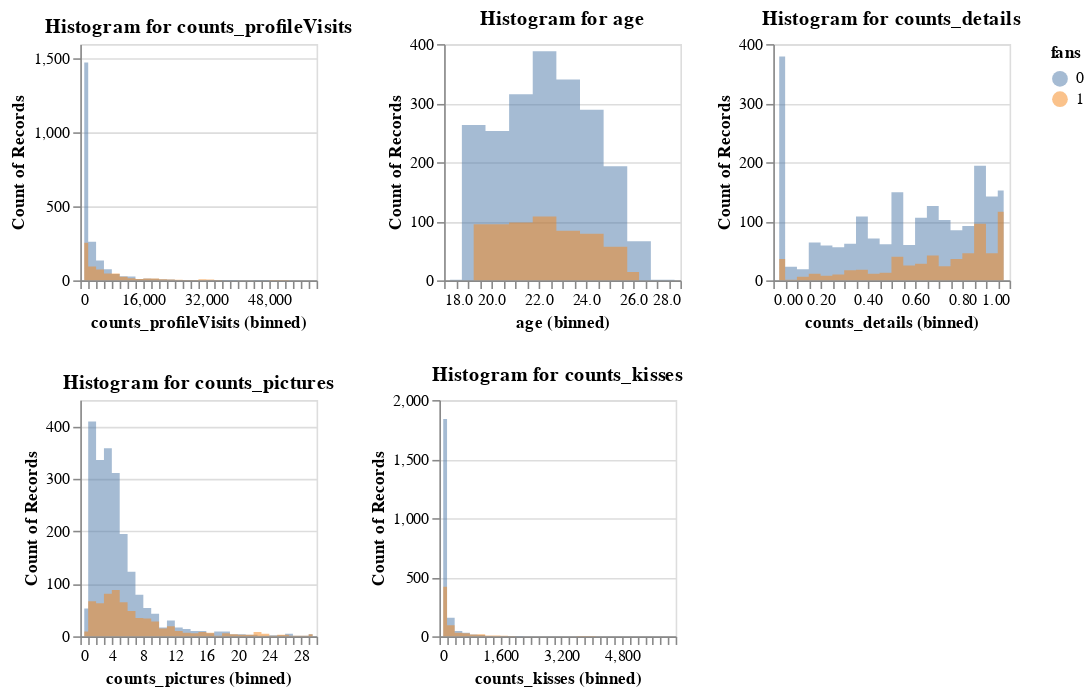

Notebook code for this chart:
### Markdown cell above
Die deskriptive Statistik bietet bereits einige interessante Einblicke in die vorliegenden Daten. Insbesondere in Bezug auf die Variable "Alter" (age) fällt auf, dass die Profile mit und ohne Fans nur geringfügige Unterschiede aufweisen. Dies legt nahe, dass es wahrscheinlich keine starke Beziehung zwischen dieser Variable und der Anzahl der Fans gibt.

Ein anderes Bild ergibt sich jedoch bei den Variablen "Profilbesuche" (counts_profileVisits), "Detailansichten" (counts_details) und "Küsse" (counts_kisses). Hier ist die Verteilung der Daten deutlich unterschiedlich zwischen den beiden Gruppen von Profilen. Diese Unterschiede legen nahe, dass diese Variablen potenziell als Vorhersagevariablen in Betracht gezogen werden können, um die Wahrscheinlichkeit von Profilen mit Fans gegenüber Profilen ohne Fans zu erklären.

Eine ähnliche, wenn auch weniger ausgeprägte, ungleiche Verteilung zeigt sich auch bei der Variable "Anzahl der Bilder" (counts_pictures). Obwohl die Unterschiede hier nicht so stark ausgeprägt sind wie bei den zuvor genannten Variablen, könnten sie dennoch zur Erklärung von Unterschieden zwischen den beiden Gruppen beitragen.

Insgesamt deuten diese deskriptiven Beobachtungen darauf hin, dass bestimmte Merkmale der Profile, insbesondere die Anzahl der Profilbesuche, Detailansichten, Küsse und Bilder, potenziell Einfluss auf die Präsenz von Fans bei den Profilen haben könnten. Es könnte sich lohnen, weiterführende Analysen durchzuführen, um diese potenziellen Zusammenhänge genauer zu untersuchen.

Die Darstellung in Histogrammen soll dabei helfen, die mögliche Beziehung der Variablen zu visualisieren.

### Code cell
charts = []
for column in selected_columns:
    chart = alt.Chart(df_train_lor).mark_area(
        opacity=0.5,
        interpolate='step'
    ).encode(
        alt.X(column, bin=alt.Bin(maxbins=40)),
        alt.Y('count()', stack=None),
        alt.Color('fans:N'),
    ).properties(width=150, height=150, title=f'Histogram for {column}')

    charts.append(chart)

alt.vconcat(*[alt.hconcat(*charts[i:i+3]) for i in range(0, len(charts), 3)])

### Figure 1 — Vega-Lite specification as saved in the notebook (floating-point values rounded to 4 significant figures; data arrays with more than 128 entries replaced by an {"elided": "..."} marker saying what was removed)
{"config": {"view": {"continuousWidth": 300, "continuousHeight": 300}}, "vconcat": [{"hconcat": [{"mark": {"type": "area", "interpolate": "step", "opacity": 0.5}, "encoding": {"color": {"field": "fans", "type": "nominal"}, "x": {"bin": {"maxbins": 40}, "field": "counts_profileVisits", "type": "quantitative"}, "y": {"aggregate": "count", "stack": null, "type": "quantitative"}}, "height": 150, "title": "Histogram for counts_profileVisits", "width": 150}, {"mark": {"type": "area", "interpolate": "step", "opacity": 0.5}, "encoding": {"color": {"field": "fans", "type": "nominal"}, "x": {"bin": {"maxbins": 40}, "field": "age", "type": "quantitative"}, "y": {"aggregate": "count", "stack": null, "type": "quantitative"}}, "height": 150, "title": "Histogram for age", "width": 150}, {"mark": {"type": "area", "interpolate": "step", "opacity": 0.5}, "encoding": {"color": {"field": "fans", "type": "nominal"}, "x": {"bin": {"maxbins": 40}, "field": "counts_details", "type": "quantitative"}, "y": {"aggregate": "count", "stack": null, "type": "quantitative"}}, "height": 150, "title": "Histogram for counts_details", "width": 150}]}, {"hconcat": [{"mark": {"type": "area", "interpolate": "step", "opacity": 0.5}, "encoding": {"color": {"field": "fans", "type": "nominal"}, "x": {"bin": {"maxbins": 40}, "field": "counts_pictures", "type": "quantitative"}, "y": {"aggregate": "count", "stack": null, "type": "quantitative"}}, "height": 150, "title": "Histogram for counts_pictures", "width": 150}, {"mark": {"type": "area", "interpolate": "step", "opacity": 0.5}, "encoding": {"color": {"field": "fans", "type": "nominal"}, "x": {"bin": {"maxbins": 40}, "field": "counts_kisses", "type": "quantitative"}, "y": {"aggregate": "count", "stack": null, "type": "quantitative"}}, "height": 150, "title": "Histogram for counts_kisses", "width": 150}]}], "data": {"name": "data-c9c848c3e4239dd69bea9bc4857cabb5"}, "$schema": "https://vega.github.io/schema/vega-lite/v5.8.0.json", "datasets": {"data-c9c848c3e4239dd69bea9bc4857cabb5": {"elided": "2740 records"}}}
